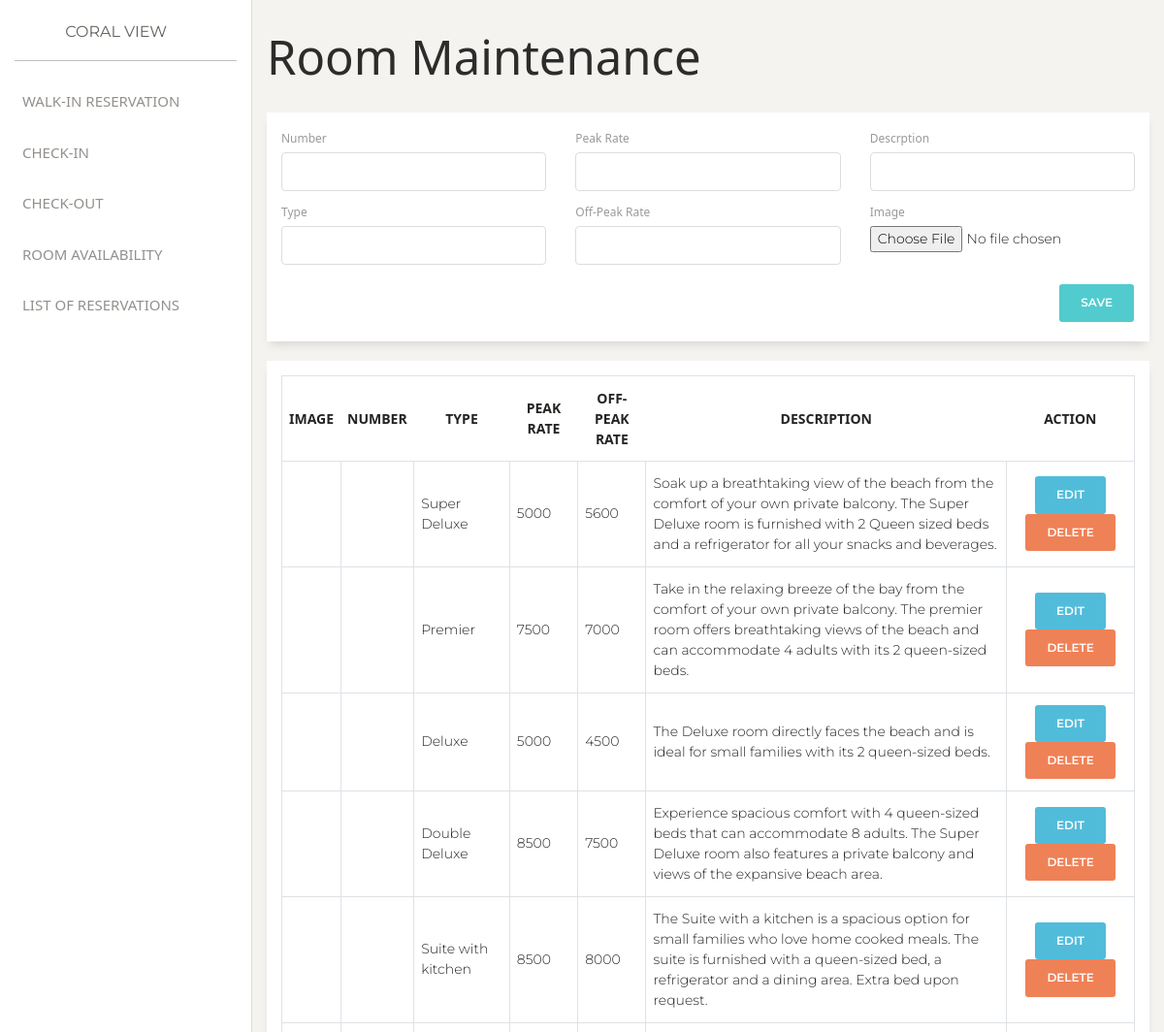
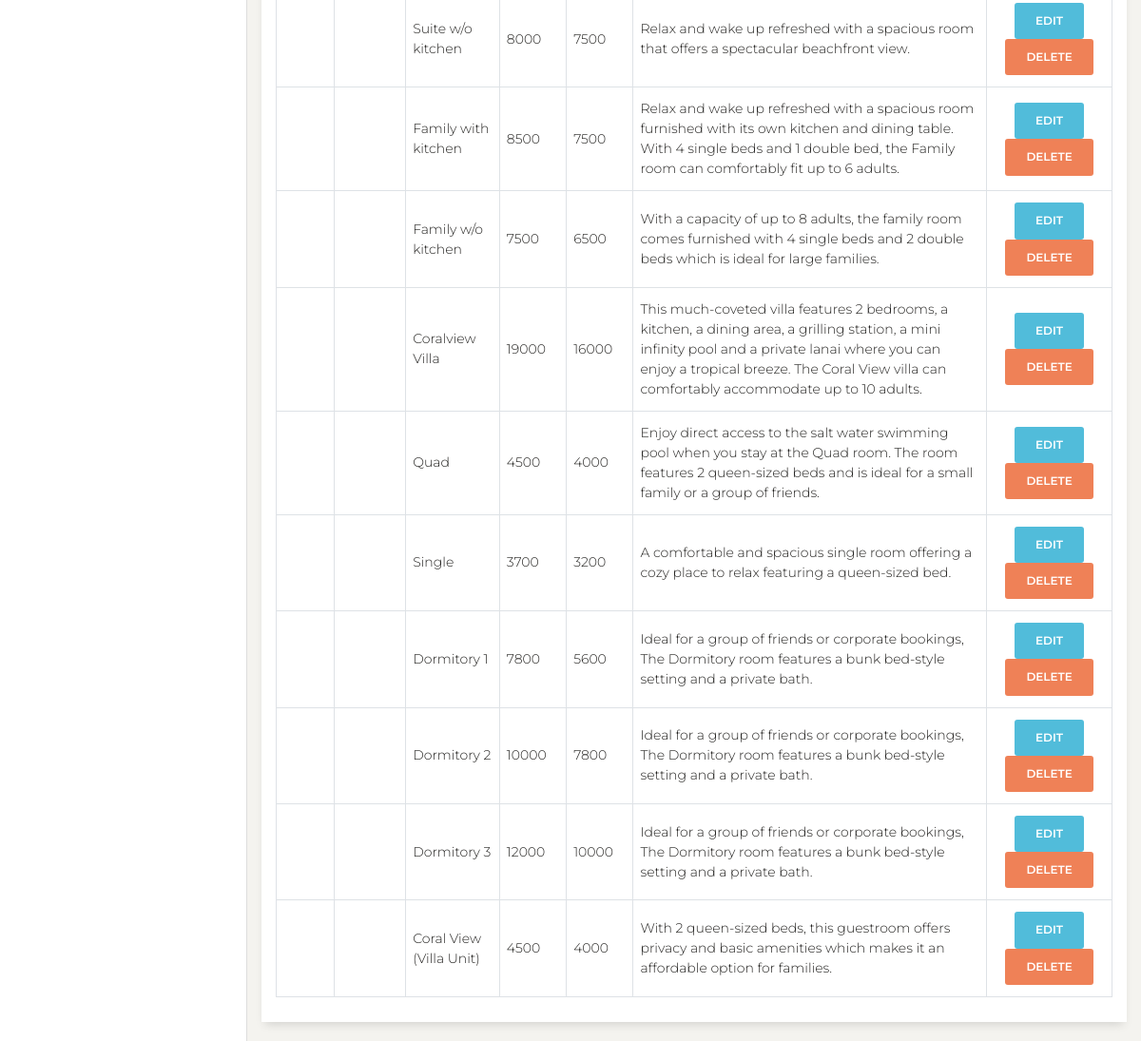
Screenshot of /admin/maintenance/room.php with the database file from the repository (2 pictures, top to bottom).
### tables this page shows
CREATE TABLE `rooms` (
  `Id` int(11) NOT NULL,
  `number` varchar(255) DEFAULT NULL,
  `type` varchar(255) DEFAULT NULL,
  `peak_rate` float DEFAULT NULL,
  `off_peak_rate` float DEFAULT NULL,
  `description` varchar(255) DEFAULT NULL,
  `image` varchar(255) DEFAULT NULL,
  `capacity` int(11) DEFAULT NULL,
  `inclusions` text DEFAULT NULL
);

### admin/maintenance/room.php (the view, shortened to what this page needs)
<?php
include('../../common/header.php');
$db = connect_to_db();
$edit_state = false;
?>
    <?php include('../../common/admin_sidebar.php') ?>
    <div class="main-panel">
        <div class="container-fluid">
            <h1>Room Maintenance</h1>
            <div class="row">
                <div class="col-12">
                    <div class="card">
                        <div class="card-body">
                            <form action="../../functions/admin/rooms/insert_room.php" method="POST" enctype="multipart/form-data">
                                <div class="row">
                                    <div class="col-4">
                                        <div class="form-group">
                                            <label for="">Number</label>
                                            <input type="text" name="room_number" class="form-control" id="" value="<?php if(isset($number)) { echo $number;  } ?>">
                                        </div>
                                        <div class="form-group">
                                            <label for="">Type</label>
                                            <input type="text" name="room_type" class="form-control" id="" value="<?php if(isset($type)) { echo $type; } ?>">
                                        </div>
                                    </div>
                                    <div class="col-4">
                                        <div class="form-group">
                                            <label for="">Peak Rate</label>
                                            <input type="number" name="room_peak_rate" class="form-control" id="" value="<?php if(isset($peak_rate)) { echo $peak_rate;  } ?>">
                                        </div>
                                        <div class="form-group">
                                            <label for="">Off-Peak Rate</label>
                                            <input type="number" name="room_off_peak_rate" class="form-control" id="" value="<?php if(isset($off_peak_rate)) { echo $off_peak_rate;  } ?>">
                                        </div>
                                    </div>
                                    <div class="col-4">
                                        <div class="form-group">
                                            <label for="">Descrption</label>
                                            <input type="text" name="room_description" class="form-control" id="" value="<?php if(isset($description)) { echo $description;  } ?>">
                                        </div>
                                        <label for="image">Image</label>
                                        <input type="file" name="room_image" class="form-control-file" accept="image/png, image/jpeg">
                                    </div>
                                </div>
                                <div class="row">
                                    <div class="col-12">
                                        <div class="float-right">
                                        <?php
                                        if($edit_state == true) {
                                            echo '<input type="submit" name="edit_room" class="btn btn-primary" value="Save">';
                                        } else {
                                            echo '<input type="submit" name="enter_room" class="btn btn-primary" value="Save">';
                                        }
                                        ?>
                                        </div>
                                    </div>
                                </div>
                            </form>
                        </div>
                    </div>
                </div>
                <div class="col-12">
                    <div class="card">
                        <div class="card-body">
                            <table class="table table-bordered">
                                <thead>
                                    <tr>
                                        <th class="text-center" scope="col">Image</th>
                                        <th class="text-center" scope="col">Number</th>
                                        <th class="text-center" scope="col">Type</th>
                                        <th class="text-center" scope="col">Peak Rate</th>
                                        <th class="text-center" scope="col">Off-peak Rate</th>
                                        <th class="text-center" scope="col">Description</th>
                                        <th class="text-center" scope="col">Action</th>
                                    </tr>
                                </thead>
                                <tbody>
                                <?php
                                $query = "SELECT * FROM rooms";
                                $result = mysqli_query($db, $query);
                                if(mysqli_num_rows($result) > 0) {
                                    while($room = mysqli_fetch_assoc($result)) {
                                        echo '
                                            <tr>
                                                <td></td>
                                                <td>' . $room['number'] . '</td>
                                                <td>' . $room['type'] . '</td>
                                                <td style="width: 8%;">' . $room['peak_rate'] . '</td>
                                                <td style="width: 8%;">' . $room['off_peak_rate'] . '</td>
                                                <td>' . $room['description'] . '</td>
                                                <td class="text-center" style="width: 15%;">
                                                    <form action="../../functions/admin/rooms/insert_room.php" method="POST">
                                                        <a href="/coralview/admin/maintenance/room.php?edit=' . $room['Id'] . '"class="btn btn-info" value="' . $room['Id'] . '" >Edit</a>
                                                        <button class="btn btn-danger" value="' . $room['Id'] . '" name="delete_room">Delete</button>
                                                    </form>
                                                </td>
                                            </tr>
                                        ';
                                    }
                                }
                                ?>
                                </tbody>
                            </table>
                        </div>
                    </div>
                </div>
                </div>
            </div>
        </div>
<?php
include('../../common/footer.php');
?>

### css/style.css (style rules this page uses)
* { font-family: 'Segoe UI', sans-serif; }
.main-panel { min-height: 100vh; }
h1, h2, h3, h4, h5, h6, p, span, li { font-family: 'Segoe UI', sans-serif; }
.card { border-radius: 0px; }

### rows the page displays
rooms: type "Super Deluxe", peak_rate "5000", off_peak_rate "5600", description "Soak up a breathtaking view of the beach from the comfort of your own private balcony. The Super Deluxe room is furnished with 2 Queen sized beds and a refrigerator for all your snacks and beverages.", $room['Id'] 21 (drawn)
rooms: type "Premier", peak_rate "7500", off_peak_rate "7000", description "Take in the relaxing breeze of the bay from the comfort of your own private balcony. The premier room offers breathtaking views of the beach and can accommodate 4 adults with its 2 queen-sized beds.", $room['Id'] 22 (drawn)
rooms: type "Deluxe", peak_rate "5000", off_peak_rate "4500", description "The Deluxe room directly faces the beach and is ideal for small families with its 2 queen-sized beds.", $room['Id'] 23 (drawn)
rooms: type "Double Deluxe", peak_rate "8500", off_peak_rate "7500", description "Experience spacious comfort with 4 queen-sized beds that can accommodate 8 adults. The Super Deluxe room also features a private balcony and views of the expansive beach area.", $room['Id'] 24 (drawn)
rooms: type "Suite with kitchen", peak_rate "8500", off_peak_rate "8000", description "The Suite with a kitchen is a spacious option for small families who love home cooked meals. The suite is furnished with a queen-sized bed, a refrigerator and a dining area. Extra bed upon request.", $room['Id'] 25 (drawn)
rooms: type "Suite w/o kitchen", peak_rate "8000", off_peak_rate "7500", description "Relax and wake up refreshed with a spacious room that offers a spectacular beachfront view.", $room['Id'] 26 (drawn)
rooms: type "Family with kitchen", peak_rate "8500", off_peak_rate "7500", description "Relax and wake up refreshed with a spacious room furnished with its own kitchen and dining table. With 4 single beds and 1 double bed, the Family room can comfortably fit up to 6 adults.", $room['Id'] 27 (drawn)
rooms: type "Family w/o kitchen", peak_rate "7500", off_peak_rate "6500", description "With a capacity of up to 8 adults, the family room comes furnished with 4 single beds and 2 double beds which is ideal for large families.", $room['Id'] 28 (drawn)
rooms: type "Coralview Villa", peak_rate "19000", off_peak_rate "16000", description "This much-coveted villa features 2 bedrooms, a kitchen, a dining area, a grilling station, a mini infinity pool and a private lanai where you can enjoy a tropical breeze. The Coral View villa can comfortably accommodate up to 10 adults.", $room['Id'] 29 (drawn)
rooms: type "Quad", peak_rate "4500", off_peak_rate "4000", description "Enjoy direct access to the salt water swimming pool when you stay at the Quad room. The room features 2 queen-sized beds and is ideal for a small family or a group of friends.", $room['Id'] 30 (drawn)
rooms: type "Single", peak_rate "3700", off_peak_rate "3200", description "A comfortable and spacious single room offering a cozy place to relax featuring a queen-sized bed.", $room['Id'] 32 (drawn)
rooms: type "Dormitory 1", peak_rate "7800", off_peak_rate "5600", description "Ideal for a group of friends or corporate bookings, The Dormitory room features a bunk bed-style setting and a private bath.", $room['Id'] 33 (drawn)
rooms: type "Dormitory 2", peak_rate "10000", off_peak_rate "7800", description "Ideal for a group of friends or corporate bookings, The Dormitory room features a bunk bed-style setting and a private bath.", $room['Id'] 34 (drawn)
rooms: type "Dormitory 3", peak_rate "12000", off_peak_rate "10000", description "Ideal for a group of friends or corporate bookings, The Dormitory room features a bunk bed-style setting and a private bath.", $room['Id'] 35 (drawn)
rooms: type "Coral View (Villa Unit)", peak_rate "4500", off_peak_rate "4000", description "With 2 queen-sized beds, this guestroom offers privacy and basic amenities which makes it an affordable option for families.", $room['Id'] 36 (drawn)
